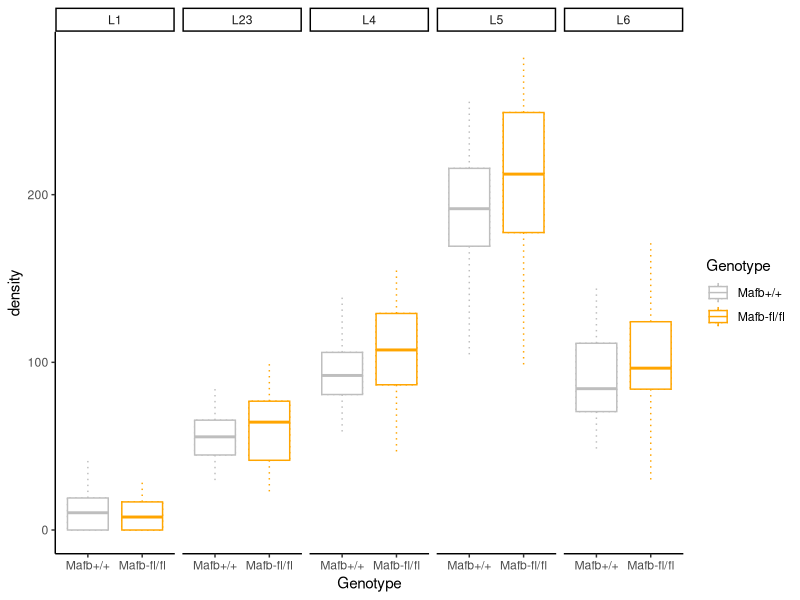
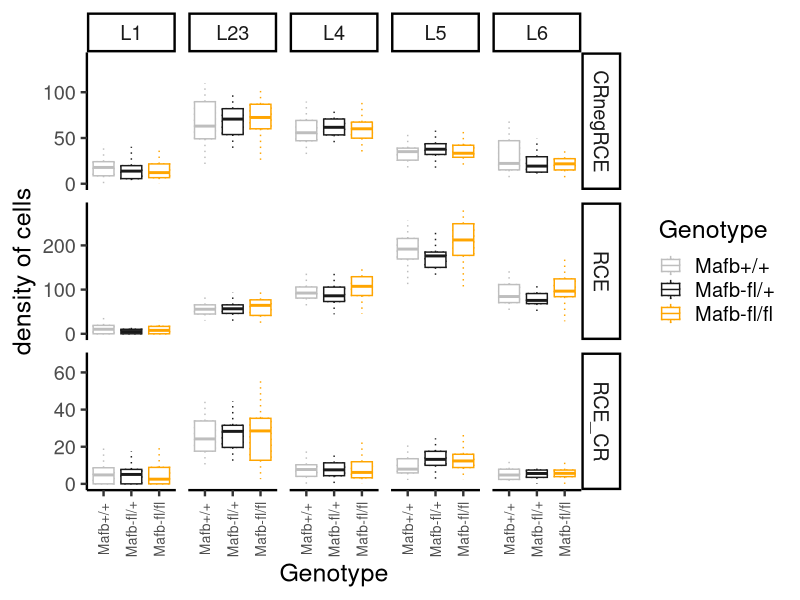

Recreate these plots in R, in order.
library (plotrix) #use for std.error
library (ggplot2) #use for ggplot
library (plyr) #use for ddply
#load the data
DATA <- read.csv("Mafb_P21_n3_all_CR.csv")
DATA$Genotype <- factor(DATA$Genotype, levels = c("Mafb+/+", "Mafb-fl/+", "Mafb-fl/fl"))

mm1 <- ddply(DATA, .(imagename, Layers, Genotype, Brainno, celltype), summarise, den_cell=cellcount/AreaMmsq )
mm1GFP <-subset(mm1, celltype =="RCE" & Genotype !="Mafb-fl/+")
mm1GFP<- droplevels(mm1GFP)
mm2a <- ddply(mm1, .(Layers, Genotype, celltype, Brainno), summarise, m_den = mean(den_cell), Sem = std.error(den_cell))
mm2aGFP<-subset(mm2a, celltype =="RCE" & Genotype !="Mafb-fl/+")
mm2aGFP <- droplevels(mm2aGFP)
mm2c<-ddply(mm1, .(Layers, Genotype, celltype), summarise, m_den = mean(den_cell), Sem = std.error(den_cell))
mm2b<-ddply(mm2a, .(Layers, Genotype, celltype),  summarise, mb_den = mean(m_den), Sem = sd(m_den))
mm1b<-subset(mm1, celltype == "RCE_CR")
mm1c<-subset(mm1, celltype == "RCE")

q1 <- ddply(mm1GFP, .(Genotype, Layers), summarise, q25 = quantile (den_cell, 0.25), q50 = quantile (den_cell, 0.5),
            q75 = quantile (den_cell, 0.75))

q2 <- ddply(mm1b, .(Genotype, Layers), summarise, q25 = quantile (den_cell, 0.25), q50 = quantile (den_cell, 0.5),
            q75 = quantile (den_cell, 0.75))

q3 <- ddply(mm1c, .(Genotype, Layers), summarise, q25 = quantile (den_cell, 0.25), q50 = quantile (den_cell, 0.5),
            q75 = quantile (den_cell, 0.75))


#plot GFP/ SST figure for WT and fl/fl - figure 5g
fig5g <- ggplot(mm1GFP, aes(y= den_cell, x = Genotype, colour = Genotype))+
  facet_grid(.~Layers ) +
  geom_boxplot(outlier.colour  = NA, linetype = "dotted") +
  geom_boxplot(aes(ymin=..lower.., ymax=..upper..), outlier.colour  = NA) + 
  scale_fill_manual(values=c("gray","orange"))+
  scale_colour_manual(values=c("gray","orange"))+
  ylab("density")+
  theme_classic()

##

#FigS9

#FigS9d & e
gp2 <- ggplot(mm1, aes(x = Genotype, y = den_cell, colour = Genotype)) + 
  facet_grid(celltype ~ Layers, scales="free_y") +
  geom_boxplot(outlier.colour  = NA, linetype = "dotted") +
  geom_boxplot(aes(ymin=..lower.., ymax=..upper..), outlier.colour  = NA) + 
  scale_fill_manual(values=c("gray","gray10","orange"))+
  scale_colour_manual(values=c("gray","gray10", "orange"))+
  theme_classic (base_size = 18) +
  theme(axis.text.x= element_text(angle=90, vjust=0.5, size=10)) + 
  ylab("density of cells")

#ANOVA analysis for RCE
GFP <- subset(mm2a, celltype == "RCE")
stat3 <- aov(m_den ~Genotype*Layers, data = GFP)
stat3t <-TukeyHSD(stat3)
s3<- stat3t$`Genotype:Layers`
#posthoc for each layer
subset(s3, grepl("1",row.names(s3)) & !grepl("[2-6]", row.names (s3)))
subset(s3, grepl("2",row.names(s3)) & !grepl("[1, 4-6]", row.names (s3)))
subset(s3, grepl("4",row.names(s3)) & !grepl("[1-3,5,6]", row.names (s3)))
subset(s3, grepl("5",row.names(s3)) & !grepl("[1-4,6]", row.names (s3)))
subset(s3, grepl("6",row.names(s3)) & !grepl("[1-5]", row.names (s3)))

#ANOVA analysis for RCE_CR
GFP_cr <- subset(mm2a, celltype == "RCE_CR")
stat2 <- aov(m_den ~Genotype*Layers, data = GFP_cr)
stat2t <-TukeyHSD(stat2)
s2<- stat2t$`Genotype:Layers`
#posthoc for each layer
subset(s2, grepl("1",row.names(s2)) & !grepl("[2-6]", row.names (s2)))
subset(s2, grepl("2",row.names(s2)) & !grepl("[1, 4-6]", row.names (s2)))
subset(s2, grepl("4",row.names(s2)) & !grepl("[1-3,5,6]", row.names (s2)))
subset(s2, grepl("5",row.names(s2)) & !grepl("[1-4,6]", row.names (s2)))
subset(s2, grepl("6",row.names(s2)) & !grepl("[1-5]", row.names (s2)))